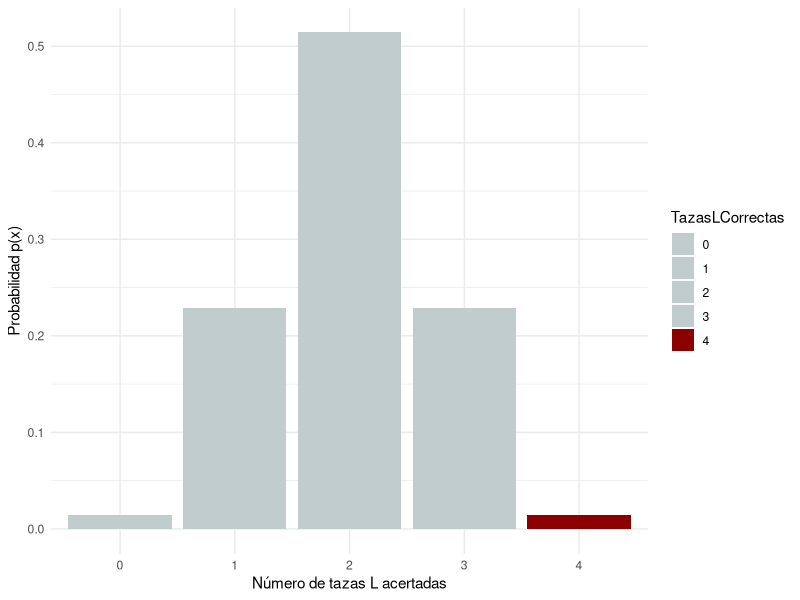

This chart was generated by the following R code:
## ---- chunk 1
knitr::opts_chunk$set(echo = TRUE)
## ---- chunk 2
# Se muestran a continuación las operaciones

P_x0<-(choose(4, 0) * choose(4, 0))/choose(8, 4)
P_x1<-(choose(4, 1) * choose(4, 1))/choose(8, 4)
P_x2<-(choose(4, 2) * choose(4, 2))/choose(8, 4)
P_x3<-(choose(4, 3) * choose(4, 3))/choose(8, 4)
P_x4<-(choose(4, 4) * choose(4, 4))/choose(8, 4)

Probabilidades<- c(P_x0, P_x1, P_x2, P_x3, P_x4 )
TazasLCorrectas<- c(0,1,2,3,4)
datos<-data.frame("TazasLCorrectas"=TazasLCorrectas, "Probabilidades"=Probabilidades)
datos$TazasLCorrectas<-as.factor(datos$TazasLCorrectas)
datos
## ---- chunk 3
library(ggplot2)
ggplot(datos, aes(x=TazasLCorrectas, y=Probabilidades, fill=TazasLCorrectas)) +
    geom_bar(stat="identity",position=position_dodge())+
  scale_fill_manual(values=c("azure3", "azure3", "azure3", "azure3","darkred"))+
labs(x="Número de tazas L acertadas", y="Probabilidad p(x)" )+
  theme_minimal()
